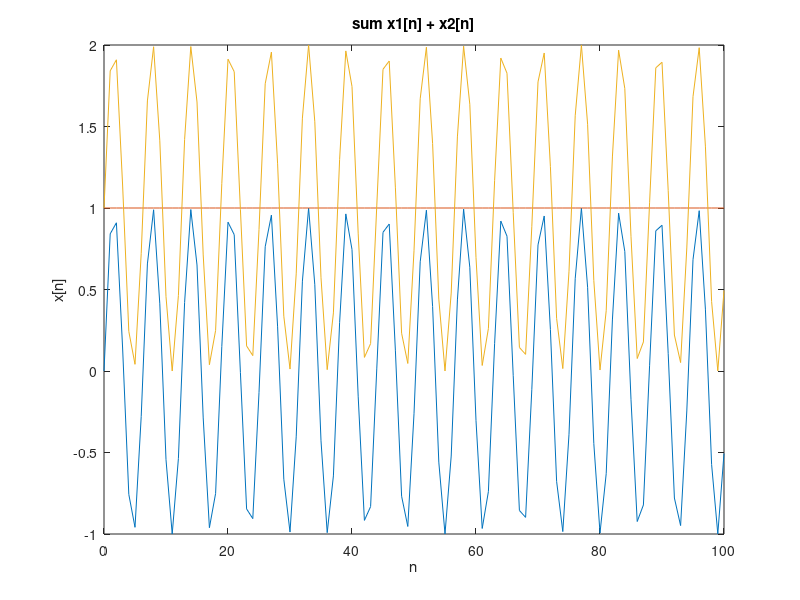

The MATLAB script that drew this image: (Note: this script raises an error after producing the figure.)
%operacoes basicas com sinais
%soma
%subtracao
%multiplicacao
%divisao

n = 0:1:100;

x1 = sin(n);

x2 = 0*n + 1;

sum = x1+x2;

diff = x1 - x2;

mult = x1 .* x2;

div = x1 ./ x2;

p = plot(n, x1, n, x2, n, sum);
title('sum x1[n] + x2[n]')
xlabel('n')
ylabel('x[n]')
p(1).Color = 'red';
p(2).Color = 'blue';
p(3).Color = 'black';
p(3).LineStyle = '--';

figure, p = plot(n, x1, n, x2, n, diff);
title('diff x1[n] - x2[n]')
xlabel('n')
ylabel('x[n]')
p(1).Color = 'red';
p(2).Color = 'blue';
p(3).Color = 'black';
p(3).LineStyle = '--';

figure, p = plot(n, x1, n, x2, n, mult);
title('mult x1[n] * x2[n]')
xlabel('n')
ylabel('x[n]')
p(1).Color = 'red';
p(2).Color = 'blue';
p(3).Color = 'black';
p(3).LineStyle = '--';

figure, p = plot(n, x1, n, x2, n, div);
title('div x1[n] / x2[n]')
xlabel('n')
ylabel('x[n]')
p(1).Color = 'red';
p(2).Color = 'blue';
p(3).Color = 'black';
p(3).LineStyle = '--';
